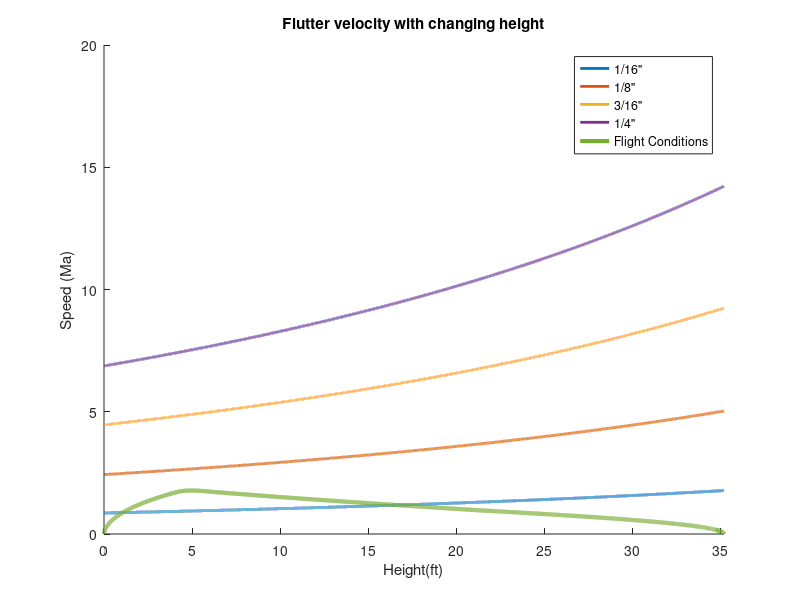

This figure's MATLAB source:
% Fin Flutter Velocity
% Ian Gomez, 10/20/2016
% Source:
% https://www.apogeerockets.com/education/downloads/Newsletter291.pdf
clear; close all; clc

RAD = csvread('4in_CF.CSV',2,1);
RAD_Ma = RAD(:,2);
RAD_h  = RAD(:,18); % ft

i = 5000;
RAD_Ma = RAD_Ma(1:i,:);
RAD_h  = RAD_h(1:i,:); % ft AGL

h = 0:max(RAD_h); % ft (from sea level)

% Atmospheric Properties
T = 59-0.00356.*h; % F
T = T + 459.7; % Rankine
P = (1/12^2).*2116.*(T./518.6).^5.256; % lbs/in^2
Rair_imperial = 1716; % ft*lb/slug*Rankine
k = 1.4; % ratio of specific heats
a = sqrt(T.*Rair_imperial.*k); % ft/s, should be around 1,126ft/s

cr = 8; % root chord (in)
ct = 2; % tip chord (in)
t = (1/16):(1/16):(1/4); % thickness (in)
b = 4; % semi-span (in)
S = 0.5.*(cr + ct).*b; % in^2
AR = (b.^2)/S;
lambda = ct/cr;
G.CF = 5 *145000; % shear modulus of fin (psi)
G.Al = 24*145000;

scaling = 1e3;
line = 2;
figure
for i = 1:length(t)
    x = 1.337.*(AR.^3).*P.*(lambda+1);
    y = 2.*(AR+2).*(t(i)./cr).^3;
    vf = a.*sqrt(G.Al./(x./y)); %ft/s
    Ma_max = vf./a;
    hold on
    plot(h./scaling,Ma_max,'LineWidth',line)
end

set(gcf,'color','w');
plot(RAD_h./scaling,RAD_Ma,'LineWidth',line*1.5)
title('Flutter velocity with changing height')
ylabel('Speed (Ma)')
xlabel('Height(ft)')
xlim([0 max(RAD_h./scaling)])
legend('1/16"','1/8"','3/16"','1/4"','Flight Conditions')

rho.CF = 0.0578; %lbs/in^3
rho.Al = 0.098; 
V = S*t; % in^3
fin.mass = V*rho.Al; %lbs
fin.num = 3;
fin.mass_total = fin.mass * fin.num;
fin.mass_unit = 'lb';
fin